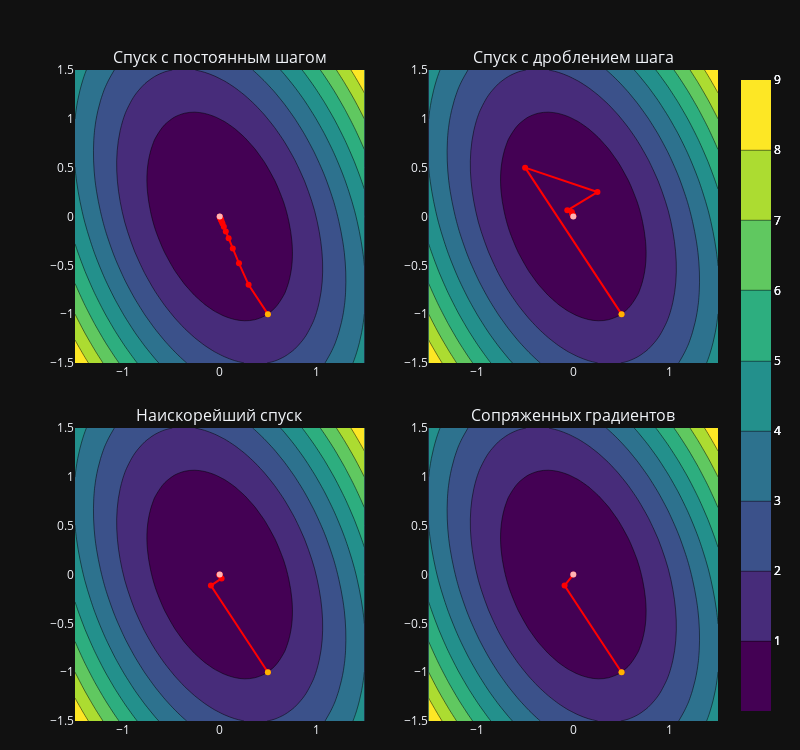

The notebook cell saved with this chart:
### Markdown cell above
#### Работа при изменении начальной точки

### Code cell
methods = [gradient_descent, step_splitting_descent, steepest_descent, conjugate_gradient]
names = ['Спуск с постоянным шагом', 'Спуск с дроблением шага', 'Наискорейший спуск', 'Сопряженных градиентов']

fig = make_subplots(rows=2, cols=2, subplot_titles=names, vertical_spacing=0.1)
df_f1 = pd.DataFrame({'Метод':[], 'Результат':[], 'Количество итераций':[]}, dtype=object)

id = 0
for i in range(2):
    for j in range(2):
        data_all = methods[id](f_1, f_1_grad, np.array([0.5, -1]), 0.001, 0.001, 10000, 0.2)
        df_f1.loc[len(df_f1.index)] = [names[id], data_all[2]['x'].iat[-1], data_all[1]]
        data = data_all[2]
        x, y = np.split(np.array(data.x.values.tolist()), 2, axis=1)
        fig.add_trace(
            go.Contour(
                x=ax_data,
                y=ax_data,
                z=z_3d.T,
                colorscale='Viridis',
                name=names[id],
                hovertemplate = ' x: %{x} <br> y: %{y} <br> z: %{z} <extra></extra>'
            ),
            row=i+1, col=j+1
        )
        fig.add_trace(
            go.Scatter(
                x=x.ravel(),
                y=y.ravel(),
                mode='lines+markers',
                line_color='red',
                name='trajectory'
            ),
            row=i+1, col=j+1
        )
        fig.add_scatter(x=x[0], y=y[0], marker=dict(color='yellow', opacity=0.7), name='start', row=i+1, col=j+1)
        fig.add_scatter(x=[0], y=[0], marker=dict(color='white', opacity=0.7), name='true min', row=i+1, col=j+1)
        id += 1
fig.update_layout(height=750, width=800, margin=dict(l=75, r=40, t=70, b=15), template=theme, showlegend=False)
fig.show()
df_f1

### Figure 1 — Plotly figure (JSON) as saved in the notebook; plotly's stock layout.template omitted (floating-point values rounded to 4 significant figures; data arrays with more than 128 entries replaced by an {"elided": "..."} marker saying what was removed)
{"data": [{"colorscale": [[0, "#440154"], [0.1111, "#482878"], [0.2222, "#3e4989"], [0.3333, "#31688e"], [0.4444, "#26828e"], [0.5556, "#1f9e89"], [0.6667, "#35b779"], [0.7778, "#6ece58"], [0.8889, "#b5de2b"], [1, "#fde725"]], "hovertemplate": " x: %{x} <br> y: %{y} <br> z: %{z} <extra></extra>", "name": "Спуск с постоянным шагом", "type": "contour", "x": [-1.5, -1.397, -1.293, -1.19, -1.086, -0.9828, -0.8793, -0.7759, -0.6724, -0.569, -0.4655, -0.3621, -0.2586, -0.1552, -0.05172, 0.05172, 0.1552, 0.2586, 0.3621, 0.4655, 0.569, 0.6724, 0.7759, 0.8793, 0.9828, 1.086, 1.19, 1.293, 1.397, 1.5], "xaxis": "x", "y": [-1.5, -1.397, -1.293, -1.19, -1.086, -0.9828, -0.8793, -0.7759, -0.6724, -0.569, -0.4655, -0.3621, -0.2586, -0.1552, -0.05172, 0.05172, 0.1552, 0.2586, 0.3621, 0.4655, 0.569, 0.6724, 0.7759, 0.8793, 0.9828, 1.086, 1.19, 1.293, 1.397, 1.5], "yaxis": "y", "z": {"elided": "30x30 float values"}}, {"line": {"color": "red"}, "mode": "lines+markers", "name": "trajectory", "type": "scatter", "x": [0.5, 0.3, 0.2, 0.136, 0.0928, 0.06336, 0.04326, 0.02954, 0.02017, 0.01377, 0.009406, 0.006423, 0.004386, 0.002995, 0.002045, 0.001396, 0.0009535, 0.0006511], "xaxis": "x", "y": [-1, -0.7, -0.48, -0.328, -0.224, -0.153, -0.1044, -0.07132, -0.0487, -0.03326, -0.02271, -0.01551, -0.01059, -0.00723, -0.004937, -0.003371, -0.002302, -0.001572], "yaxis": "y"}, {"marker": {"color": "yellow", "opacity": 0.7}, "name": "start", "type": "scatter", "x": [0.5], "xaxis": "x", "y": [-1], "yaxis": "y"}, {"marker": {"color": "white", "opacity": 0.7}, "name": "true min", "type": "scatter", "x": [0], "xaxis": "x", "y": [0], "yaxis": "y"}, {"colorscale": [[0, "#440154"], [0.1111, "#482878"], [0.2222, "#3e4989"], [0.3333, "#31688e"], [0.4444, "#26828e"], [0.5556, "#1f9e89"], [0.6667, "#35b779"], [0.7778, "#6ece58"], [0.8889, "#b5de2b"], [1, "#fde725"]], "hovertemplate": " x: %{x} <br> y: %{y} <br> z: %{z} <extra></extra>", "name": "Спуск с дроблением шага", "type": "contour", "x": [-1.5, -1.397, -1.293, -1.19, -1.086, -0.9828, -0.8793, -0.7759, -0.6724, -0.569, -0.4655, -0.3621, -0.2586, -0.1552, -0.05172, 0.05172, 0.1552, 0.2586, 0.3621, 0.4655, 0.569, 0.6724, 0.7759, 0.8793, 0.9828, 1.086, 1.19, 1.293, 1.397, 1.5], "xaxis": "x2", "y": [-1.5, -1.397, -1.293, -1.19, -1.086, -0.9828, -0.8793, -0.7759, -0.6724, -0.569, -0.4655, -0.3621, -0.2586, -0.1552, -0.05172, 0.05172, 0.1552, 0.2586, 0.3621, 0.4655, 0.569, 0.6724, 0.7759, 0.8793, 0.9828, 1.086, 1.19, 1.293, 1.397, 1.5], "yaxis": "y2", "z": {"elided": "30x30 float values"}}, {"line": {"color": "red"}, "mode": "lines+markers", "name": "trajectory", "type": "scatter", "x": [0.5, -0.5, 0.25, -0.0625, -0.01562, -0.01172, -0.006836, -0.00415, -0.002502, -0.001511, -0.0009117, -0.0005503], "xaxis": "x2", "y": [-1, 0.5, 0.25, 0.0625, 0.04688, 0.02734, 0.0166, 0.01001, 0.006042, 0.003647, 0.002201, 0.001328], "yaxis": "y2"}, {"marker": {"color": "yellow", "opacity": 0.7}, "name": "start", "type": "scatter", "x": [0.5], "xaxis": "x2", "y": [-1], "yaxis": "y2"}, {"marker": {"color": "white", "opacity": 0.7}, "name": "true min", "type": "scatter", "x": [0], "xaxis": "x2", "y": [0], "yaxis": "y2"}, {"colorscale": [[0, "#440154"], [0.1111, "#482878"], [0.2222, "#3e4989"], [0.3333, "#31688e"], [0.4444, "#26828e"], [0.5556, "#1f9e89"], [0.6667, "#35b779"], [0.7778, "#6ece58"], [0.8889, "#b5de2b"], [1, "#fde725"]], "hovertemplate": " x: %{x} <br> y: %{y} <br> z: %{z} <extra></extra>", "name": "Наискорейший спуск", "type": "contour", "x": [-1.5, -1.397, -1.293, -1.19, -1.086, -0.9828, -0.8793, -0.7759, -0.6724, -0.569, -0.4655, -0.3621, -0.2586, -0.1552, -0.05172, 0.05172, 0.1552, 0.2586, 0.3621, 0.4655, 0.569, 0.6724, 0.7759, 0.8793, 0.9828, 1.086, 1.19, 1.293, 1.397, 1.5], "xaxis": "x3", "y": [-1.5, -1.397, -1.293, -1.19, -1.086, -0.9828, -0.8793, -0.7759, -0.6724, -0.569, -0.4655, -0.3621, -0.2586, -0.1552, -0.05172, 0.05172, 0.1552, 0.2586, 0.3621, 0.4655, 0.569, 0.6724, 0.7759, 0.8793, 0.9828, 1.086, 1.19, 1.293, 1.397, 1.5], "yaxis": "y3", "z": {"elided": "30x30 float values"}}, {"line": {"color": "red"}, "mode": "lines+markers", "name": "trajectory", "type": "scatter", "x": [0.5, -0.09091, 0.01989, -0.003615, 0.0007908, -0.0001438], "xaxis": "x3", "y": [-1, -0.1136, -0.03977, -0.004519, -0.001582, -0.0001797], "yaxis": "y3"}, {"marker": {"color": "yellow", "opacity": 0.7}, "name": "start", "type": "scatter", "x": [0.5], "xaxis": "x3", "y": [-1], "yaxis": "y3"}, {"marker": {"color": "white", "opacity": 0.7}, "name": "true min", "type": "scatter", "x": [0], "xaxis": "x3", "y": [0], "yaxis": "y3"}, {"colorscale": [[0, "#440154"], [0.1111, "#482878"], [0.2222, "#3e4989"], [0.3333, "#31688e"], [0.4444, "#26828e"], [0.5556, "#1f9e89"], [0.6667, "#35b779"], [0.7778, "#6ece58"], [0.8889, "#b5de2b"], [1, "#fde725"]], "hovertemplate": " x: %{x} <br> y: %{y} <br> z: %{z} <extra></extra>", "name": "Сопряженных градиентов", "type": "contour", "x": [-1.5, -1.397, -1.293, -1.19, -1.086, -0.9828, -0.8793, -0.7759, -0.6724, -0.569, -0.4655, -0.3621, -0.2586, -0.1552, -0.05172, 0.05172, 0.1552, 0.2586, 0.3621, 0.4655, 0.569, 0.6724, 0.7759, 0.8793, 0.9828, 1.086, 1.19, 1.293, 1.397, 1.5], "xaxis": "x4", "y": [-1.5, -1.397, -1.293, -1.19, -1.086, -0.9828, -0.8793, -0.7759, -0.6724, -0.569, -0.4655, -0.3621, -0.2586, -0.1552, -0.05172, 0.05172, 0.1552, 0.2586, 0.3621, 0.4655, 0.569, 0.6724, 0.7759, 0.8793, 0.9828, 1.086, 1.19, 1.293, 1.397, 1.5], "yaxis": "y4", "z": {"elided": "30x30 float values"}}, {"line": {"color": "red"}, "mode": "lines+markers", "name": "trajectory", "type": "scatter", "x": [0.5, -0.09091, -1.349e-06], "xaxis": "x4", "y": [-1, -0.1136, 2.009e-06], "yaxis": "y4"}, {"marker": {"color": "yellow", "opacity": 0.7}, "name": "start", "type": "scatter", "x": [0.5], "xaxis": "x4", "y": [-1], "yaxis": "y4"}, {"marker": {"color": "white", "opacity": 0.7}, "name": "true min", "type": "scatter", "x": [0], "xaxis": "x4", "y": [0], "yaxis": "y4"}], "layout": {"annotations": [{"font": {"size": 16}, "showarrow": false, "text": "Спуск с постоянным шагом", "x": 0.225, "xanchor": "center", "xref": "paper", "y": 1, "yanchor": "bottom", "yref": "paper"}, {"font": {"size": 16}, "showarrow": false, "text": "Спуск с дроблением шага", "x": 0.775, "xanchor": "center", "xref": "paper", "y": 1, "yanchor": "bottom", "yref": "paper"}, {"font": {"size": 16}, "showarrow": false, "text": "Наискорейший спуск", "x": 0.225, "xanchor": "center", "xref": "paper", "y": 0.45, "yanchor": "bottom", "yref": "paper"}, {"font": {"size": 16}, "showarrow": false, "text": "Сопряженных градиентов", "x": 0.775, "xanchor": "center", "xref": "paper", "y": 0.45, "yanchor": "bottom", "yref": "paper"}], "height": 750, "margin": {"b": 15, "l": 75, "r": 40, "t": 70}, "showlegend": false, "width": 800, "xaxis": {"anchor": "y", "domain": [0, 0.45]}, "xaxis2": {"anchor": "y2", "domain": [0.55, 1]}, "xaxis3": {"anchor": "y3", "domain": [0, 0.45]}, "xaxis4": {"anchor": "y4", "domain": [0.55, 1]}, "yaxis": {"anchor": "x", "domain": [0.55, 1]}, "yaxis2": {"anchor": "x2", "domain": [0.55, 1]}, "yaxis3": {"anchor": "x3", "domain": [0, 0.45]}, "yaxis4": {"anchor": "x4", "domain": [0, 0.45]}}}
